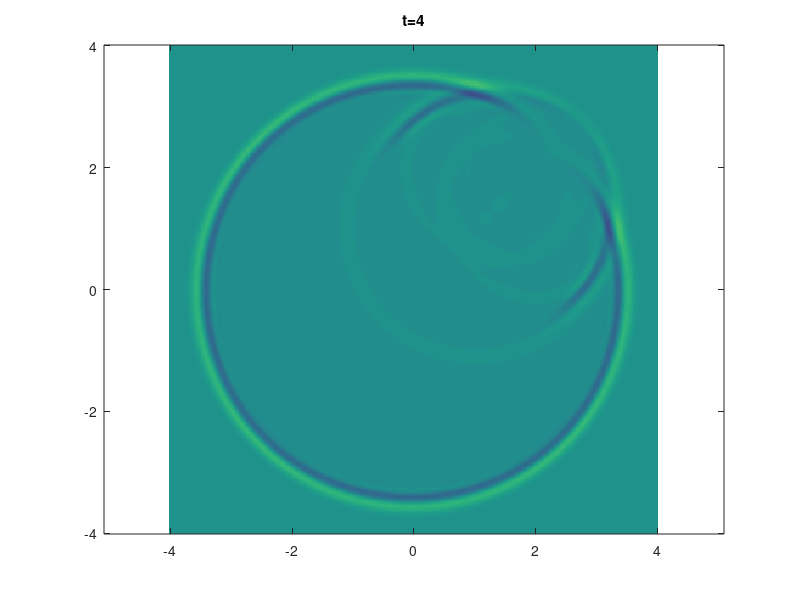

Write MATLAB code to recreate this figure.
% Wave equation in 2D with finite differences time domain
% with inhomogeneous medium

nx = 400; ny=400; % number of internal nodes

xs = [-4,4]; ys = [-4,4];

dx = (xs(2)-xs(1))/(nx+1);
dy = (ys(2)-ys(1))/(ny+1);

gx = xs(1)+(0:nx+1)*dx ;% grid in x
gy = ys(1)+(0:ny+1)*dy ;% grid in y

% source location
isrc = nx/2; jsrc = ny/2;

% source time
t0 = 0.5; bt = 100;
%src = @(t) sin(2*pi*t);
src = @(t) -2*bt*(t-t0)*exp(-bt*(t-t0)^2)/sqrt(2*bt);

% number of time steps
nt = 800;

% mass density
rho = 1;

% velocity
c=1;

% time interval
ts = [0,4];
dt = (ts(2)-ts(1))/nt;

% velocity lives on the same grid cells as the pressure
vel = @(x,y) 1 + 0.5*( (1<=x)&(x<=2)&(1<=y)&(y<=2) );
[X,Y]=ndgrid(gx,gy);
c = vel(X,Y);
% truncate once and for all to internal nodes only
c2 = c(2:nx+1,2:ny+1).^2;


% initialization (everything quiet)
p = zeros(nx+2,ny+2); % pressure
ux = zeros(nx+1,ny+2);   % x velocity
uy = zeros(nx+2,ny+1);   % y velocity

% 
fprintf('  cfl=%d\n',max(max(c))*dt/dx);

t = ts(1);
tic
for i=1:nt,
 %ux = ux - (dt/rho/dx)*(p(2:nx+2,:)-p(1:nx+1,:));
 %uy = uy - (dt/rho/dy)*(p(:,2:ny+2)-p(:,1:ny+1));
 ux = ux - (dt/rho/dx)*diff(p,1,1);
 uy = uy - (dt/rho/dy)*diff(p,1,2);
 % p(2:nx+1,2:ny+1) = p(2:nx+1,2:ny+1) ...
 %           - (rho*dt/dx)*c2.*(ux(2:nx+1,2:ny+1)-ux(1:nx,2:ny+1))...
 %	   - (rho*dt/dy)*c2.*(uy(2:nx+1,2:ny+1)-uy(2:nx+1,1:ny));
 %
 %p(2:nx+1,2:ny+1) = p(2:nx+1,2:ny+1) ...
 %  - (rho*dt/dx)*c2.*diff(ux(:,2:ny+1),1,1) ...
 %  - (rho*dt/dx)*c2.*diff(uy(2:nx+1,:),1,2);
 p(2:nx+1,2:ny+1) = p(2:nx+1,2:ny+1) ...
   - (rho*dt/dx)*c2.*diff(ux(:,2:ny+1),1,1) ...
   - (rho*dt/dx)*c2.*diff(uy(2:nx+1,:),1,2);

 p(1,:)=0; p(nx+2,:)=0; p(:,1)=0; p(:,ny+2)=0;% simple boundary conditions
 t = t + dt; % advance time
 p(isrc,jsrc) = src(t); % hard source
 if (mod(i,100)==0)
 %if (0)
  imagesc(gx,gy,p); caxis([-0.1,0.1]); axis xy;
  title(sprintf('t=%d\n',t)); axis equal; axis tight;
  pause(0.1)
 end;
end;
te=toc;
fprintf('time per iter= %f s\n',te/nt);
